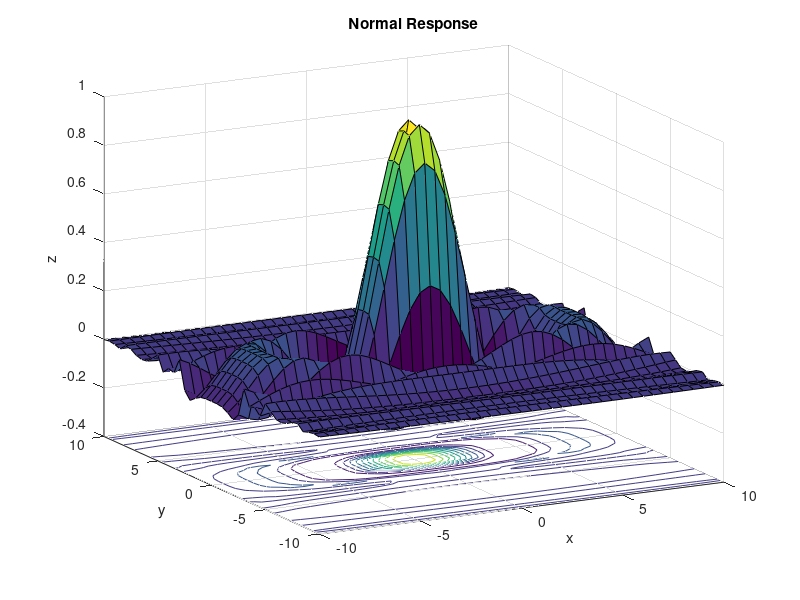

The MATLAB script that drew this image:
% Create a grid of x and y data
y = -10:0.5:10;
x = -10:0.5:10;
[X, Y] = meshgrid(x, y);

% Create the function values for Z = f(X,Y)
Z = sin(sqrt(X.^2+Y.^4)) ./ sqrt(X.^2+Y.^4);

% Create a surface contour plor using the surfc function
figure
surfc(X, Y, Z)

% Adjust the view angle
view(-28, 18)

% Add title and axis labels
title('Normal Response')
xlabel('x')
ylabel('y')
zlabel('z')